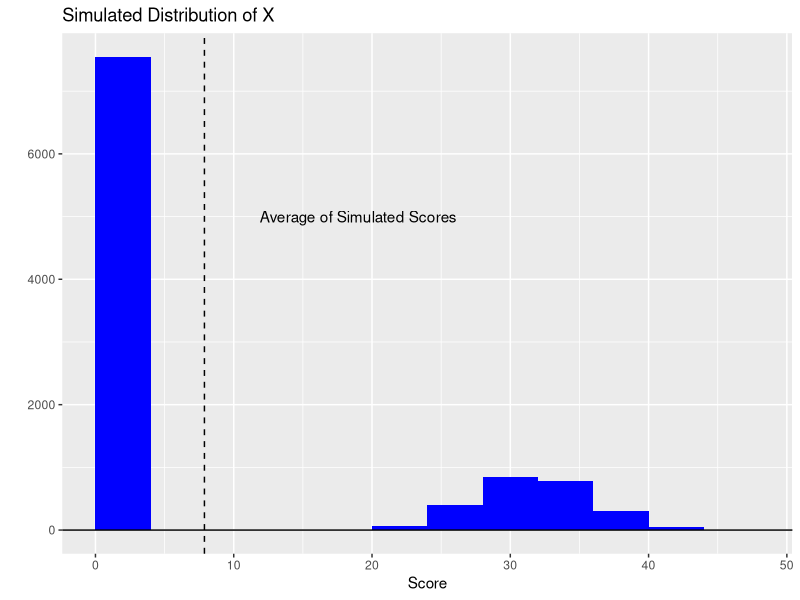

Write the R code that produced this figure.
## ---- chunk 1
knitr::opts_chunk$set(echo = TRUE, warning = TRUE, message = FALSE,
                      error = TRUE)

library(tidyverse)
## ---- chunk 2
sample(1:6, size = 1)
## ---- chunk 3
# This code is outside the scope of 240,
# but feel free to play with it if you wish

iters <- 10000
scores <- numeric(iters)

set.seed(240)
for(i in 1:iters){
  for(rolls in 1:8){
    this_roll <- sample(1:6, size = 1)
    
    if(this_roll == 1){
      scores[i] <- 0
      break
      
    } else {
      scores[i] <- scores[i] + this_roll
    }
  }
}

ggplot(data = tibble(scores), aes(x = scores)) +
  geom_histogram(binwidth = 4, boundary = 0,
                 fill = "blue") +
  geom_hline(yintercept = 0) +
  geom_vline(xintercept = mean(scores), linetype = 2) +
  annotate("text", x = 19, y = 5000, label = "Average of Simulated Scores") +
  labs(title = "Simulated Distribution of X",
       x = "Score",
       y = "")

